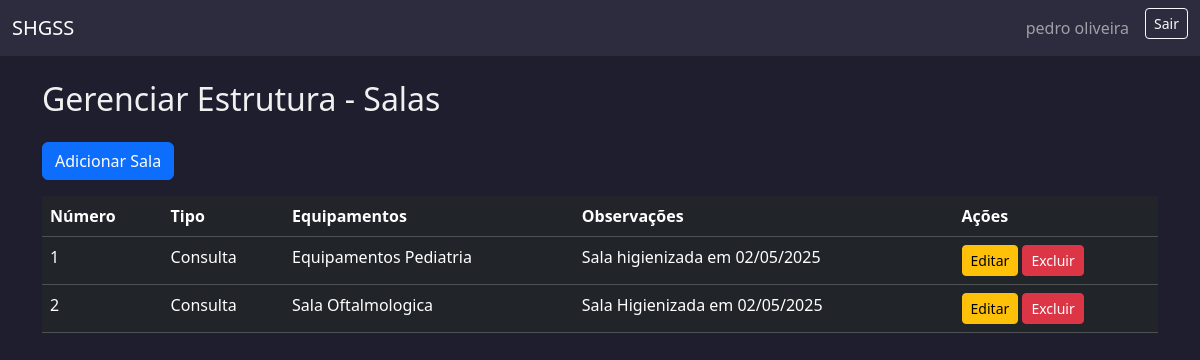
Screenshot of /estrutura/ (signed in) with the database file from the repository.
### usuarios/models.py (models this page shows, shortened)
class Usuario(AbstractUser):
    ROLE_CHOICES = [
        ('paciente', 'Paciente'),
        ('medico', 'Médico'),
        ('administrativo', 'Administrativo'),
        ('financeiro', 'Financeiro'),
    ]
    cpf = models.CharField(max_length=14, unique=True, blank=False, null=False)
    telefone = models.CharField(max_length=20)
    rua = models.CharField(max_length=100)
    numero = models.CharField(max_length=10)
    bairro = models.CharField(max_length=50)
    cidade = models.CharField(max_length=50)
    estado = models.CharField(max_length=2)
    cep = models.CharField(max_length=9)
    role = models.CharField(max_length=20, choices=ROLE_CHOICES)
    plano_saude = models.CharField(max_length=50, null=True, blank=True)
    numero_cartao_plano = models.CharField(max_length=30, null=True, blank=True)
    crm = models.CharField(max_length=20, null=True, blank=True)
    especialidade = models.CharField(max_length=50, null=True, blank=True)
    setor = models.CharField(max_length=50, null=True, blank=True)
    cargo = models.CharField(max_length=50, null=True, blank=True)

class Sala(models.Model):
    TIPO_CHOICES = [
        ('consulta', 'Consulta'),
        ('exame', 'Exame'),
    ]
    numero = models.CharField("Número da Sala", max_length=10, unique=True)
    tipo = models.CharField("Tipo", max_length=10, choices=TIPO_CHOICES)
    equipamentos = models.TextField("Equipamentos Instalados", blank=True, null=True)
    observacoes = models.TextField("Observações", blank=True, null=True)

### usuarios/views.py (the view)
# urls.py: path('estrutura/', views.lista_salas, name='lista_salas'),
@role_required('administrativo')
def lista_salas(request):
    salas = Sala.objects.all()
    return render(request, 'estrutura/lista_salas.html', {'salas': salas})

### templates/estrutura/lista_salas.html (shortened to what this page needs)
{% extends 'base.html' %}
{% block content %}
<h2 class="mb-4">Gerenciar Estrutura - Salas</h2>
<a href="{% url 'adicionar_sala' %}" class="btn btn-primary mb-3">Adicionar Sala</a>
<table class="table table-dark table-hover">
    <thead>
        <tr>
            <th>Número</th>
            <th>Tipo</th>
            <th>Equipamentos</th>
            <th>Observações</th>
            <th>Ações</th>
        </tr>
    </thead>
    <tbody>
        {% for sala in salas %}
        <tr>
            <td>{{ sala.numero }}</td>
            <td>{{ sala.get_tipo_display }}</td>
            <td>{{ sala.equipamentos }}</td>
            <td>{{ sala.observacoes }}</td>
            <td>
                <a href="{% url 'editar_sala' sala.pk %}" class="btn btn-sm btn-warning">Editar</a>
                <a href="{% url 'excluir_sala' sala.pk %}" class="btn btn-sm btn-danger">Excluir</a>
            </td>
        </tr>
        {% empty %}
        <tr>
            <td colspan="5">Nenhuma sala cadastrada.</td>
        </tr>
        {% endfor %}
    </tbody>
</table>
{% endblock %}

### templates/base.html (shortened to what this page needs)
<!DOCTYPE html>
<html lang="pt-br">
<head>
    <link href="https://cdn.jsdelivr.net/npm/bootstrap@5.3.2/dist/css/bootstrap.min.css" rel="stylesheet">
</head>
<body>
    <nav class="navbar navbar-expand-lg navbar-dark">
        <div class="container-fluid">
            <a class="navbar-brand" href="#">SHGSS</a>
            <div class="collapse navbar-collapse">
                <ul class="navbar-nav ms-auto">
                    {% if user.is_authenticated %}
                        <li class="nav-item">
                            <a class="nav-link" href="#">{{ user.get_full_name }}</a>
                        </li>
                        <li class="nav-item">
                            <form method="post" action="{% url 'logout' %}">
                                <button type="submit" class="btn btn-sm btn-outline-light ms-2">Sair</button>
                            </form>
                        </li>
                    {% else %}
                        <li class="nav-item">
                            <a class="nav-link" href="{% url 'login' %}">Entrar</a>
                        </li>
                    {% endif %}
                </ul>
            </div>
        </div>
    </nav>
    <div class="container mt-4">
        {% block content %}{% endblock %}
    </div>
</body>
</html>

### templates/base.html (style rules this page uses)
body { background-color: #1e1e2f; color: #f0f0f0; }
.navbar { background-color: #2c2c3e; }
a { color: #9ecbff; }

### rows the page displays
Usuario: get_full_name "pedro oliveira"
Sala: numero "1", tipo "Consulta", equipamentos "Equipamentos Pediatria", observacoes "Sala higienizada em 02/05/2025"
Sala: numero "2", tipo "Consulta", equipamentos "Sala Oftalmologica", observacoes "Sala Higienizada em 02/05/2025"
